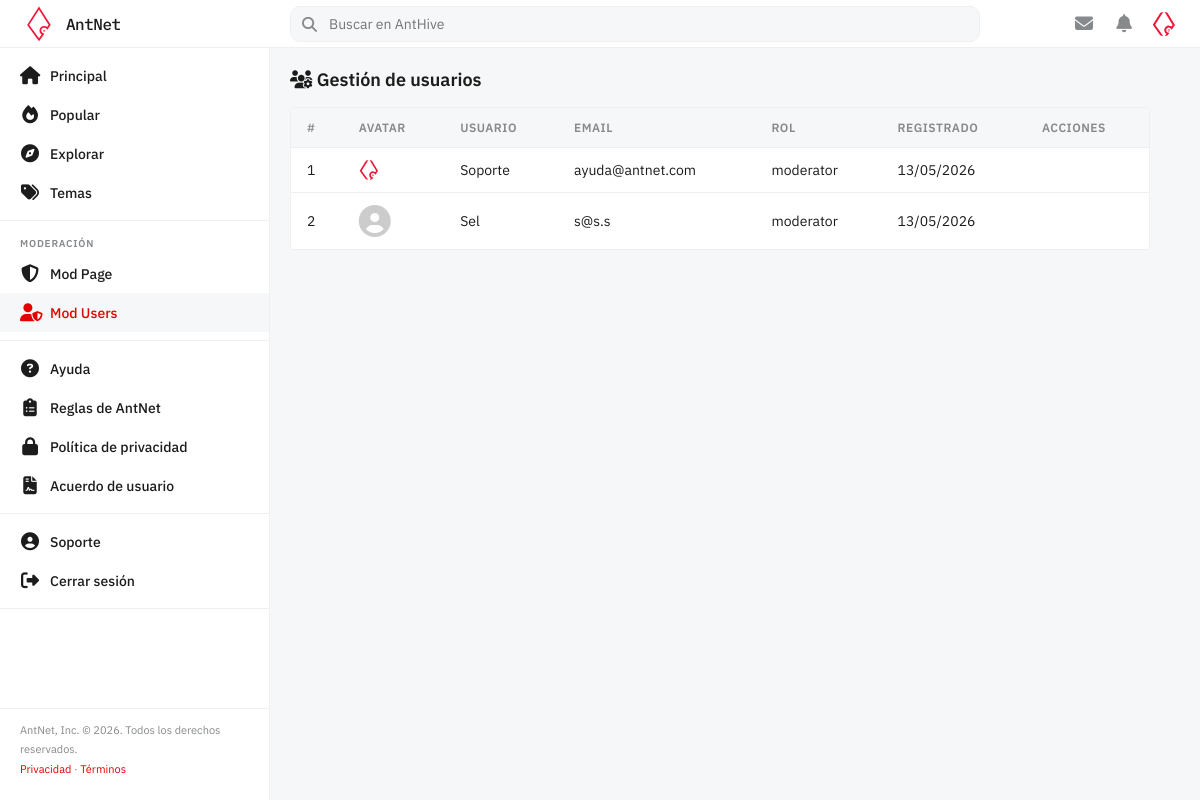
Page /pages/modusers.php (signed in) on the committed database.
### tables this page shows
CREATE TABLE IF NOT EXISTS `user` (
    `id`              BIGINT       NOT NULL AUTO_INCREMENT,
    `email`           VARCHAR(255) NOT NULL UNIQUE,
    `username`        VARCHAR(100) NOT NULL UNIQUE,
    `password`        VARCHAR(255) NOT NULL,
    `avatar`          VARCHAR(255) NULL,
    `date_registered` DATETIME     NOT NULL DEFAULT CURRENT_TIMESTAMP,
    PRIMARY KEY (`id`)
);

### src/config/database.php (called while the page is built)
<?php
function getDB(): PDO {
    $host = $_ENV['DB_HOST'] ?? 'mysql';
    $port = $_ENV['DB_PORT'] ?? '3306';
    $name = $_ENV['DB_NAME'] ?? 'AntNetDDBB';
    $user = $_ENV['DB_USER'] ?? 'user';
    $pass = $_ENV['DB_PASS'] ?? 'pass';
    $dsn = "mysql:host=$host;port=$port;dbname=$name;charset=utf8mb4";
    try {
        $pdo = new PDO($dsn, $user, $pass, [
            PDO::ATTR_ERRMODE            => PDO::ERRMODE_EXCEPTION,
            PDO::ATTR_DEFAULT_FETCH_MODE => PDO::FETCH_ASSOC,
            PDO::ATTR_EMULATE_PREPARES   => false,
        ]);
        $pdo->exec("SET time_zone = '+02:00'");
        return $pdo;
    } catch (PDOException $e) {
        error_log($e->getMessage());
        die('Error de conexión a la base de datos.');
    }
}

### src/models/User.php (called while the page is built, shortened)
<?php
require_once __DIR__ . '/../config/database.php';
class User
{
    private PDO $db;
    public function __construct()
    {
        $this->db = getDB();
    }
    public function getAll(): array
    {
        $stmt = $this->db->prepare(
            'SELECT u.*,
             GROUP_CONCAT(r.role_name SEPARATOR ", ") as roles_names,
             GROUP_CONCAT(r.id SEPARATOR ",") as roles_ids
             FROM `user` u
             LEFT JOIN user_has_role uhr ON u.id = uhr.id_user
             LEFT JOIN role r ON uhr.id_role = r.id
             GROUP BY u.id
             ORDER BY u.id ASC'
        );
        $stmt->execute();
        return $stmt->fetchAll();
    }
}

### src/pages/modusers.php (the view, shortened to what this page needs)
<?php
require_once __DIR__ . '/../models/User.php';
$userModel = new User();
$users = $userModel->getAll();
require_once __DIR__ . '/../includes/header.php';
?>
<div class="layout">
    <?php require_once __DIR__ . '/../includes/sidebar.php'; ?>
    <main class="site-main">
        <h1 class="form-card__title" style="margin-bottom:16px">
            <i class="fa-solid fa-users-gear"></i> Gestión de usuarios
        </h1>
        <div class="mod-table-wrapper">
            <table class="mod-table">
                <thead>
                    <tr>
                        <th>#</th>
                        <th>Avatar</th>
                        <th>Usuario</th>
                        <th>Email</th>
                        <th>Rol</th>
                        <th>Registrado</th>
                        <th>Acciones</th>
                    </tr>
                </thead>
                <tbody>
                    <?php foreach ($users as $u): ?>
                        <tr id="row-<?= $u['id'] ?>">
                            <td><?= $u['id'] ?></td>
                            <td>
                                <?php if (!empty($u['avatar'])): ?>
                                    <img src="<?= htmlspecialchars($u['avatar']) ?>" class="meta-avatar" alt="">
                                <?php else: ?>
                                    <i class="fa-solid fa-circle-user meta-avatar-icon" style="font-size:32px; color:var(--text-muted, #ccc);"></i>
                                <?php endif; ?>
                            </td>
                            <td><?= htmlspecialchars($u['username']) ?></td>
                            <td><?= htmlspecialchars($u['email']) ?></td>
                            <td><?= htmlspecialchars($u['roles_names'] ?: 'sin rol') ?></td>
                            <td><?= date('d/m/Y', strtotime($u['date_registered'])) ?></td>
                            <td>
                            </td>
                        </tr>
                    <?php endforeach; ?>
                </tbody>
            </table>
        </div>
    </main>
</div>
<?php require_once __DIR__ . '/../includes/footer.php'; ?>

### src/assets/css/style.css (style rules this page uses)
:root { --primary: #e20000; --bg: #f6f7f8; --surface: #ffffff; --sidebar-bg: #ffffff; --border: #edeff1; --text: #1c1c1c; --muted: #878a8c; --hover-bg: #f6f7f8; --header-bg: #ffffff; --header-h: 48px; --sidebar-w: 270px; }
* { box-sizing: border-box; margin: 0; padding: 0; }
body { font-family: 'IBM Plex Sans', sans-serif; background-color: var(--bg); color: var(--text); font-size: 14px; }
.layout { display: flex; margin-top: var(--header-h); min-height: calc(100vh - var(--header-h)); }
main { margin-left: var(--sidebar-w); flex: 1; padding: 20px 50px 20px 20px; }
.meta-avatar { width: 20px; height: 20px; border-radius: 50%; object-fit: cover; vertical-align: middle; }
.meta-avatar-icon { font-size: 20px; color: var(--muted); vertical-align: middle; }
.form-card__title { font-size: 18px; font-weight: 600; }
.mod-table-wrapper { background: var(--surface); border: 1px solid var(--border); border-radius: 4px; overflow-x: auto; margin-bottom: 20px; }
.mod-table { width: 100%; border-collapse: collapse; text-align: left; }
.mod-table th, .mod-table td { padding: 12px 16px; border-bottom: 1px solid var(--border); color: var(--text); font-size: 14px; vertical-align: middle; }
.mod-table th { background: var(--bg); font-weight: 600; color: var(--muted); text-transform: uppercase; font-size: 12px; letter-spacing: 0.5px; }
.mod-table tbody tr:last-child td { border-bottom: none; }

### rows in the picture
user: id "1", avatar (picture), username "Soporte", email "ayuda@antnet.com", roles_names "moderator", date_registered "13/05/2026"
user: id "2", username "Sel", email "s@s.s", roles_names "moderator", date_registered "13/05/2026"

### other values in the picture
$_SESSION['username'] "Soporte"
